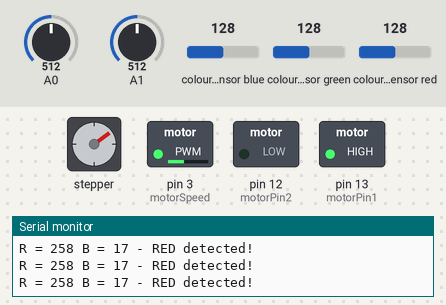
Recording of a sketch running on a simulated Arduino Uno, built with avr-gcc and run on an emulated ATmega328P. Parts: stepper motor, switched loads named in the sketch (green lamp = pin HIGH), the last lines printed to the serial monitor. Wiring (inferred from the names in the program): TCS3200 colour sensor: output pin 7; S2 pin 5; S3 pin 6; S0 pin 2; S1 pin 4. The test bench sets the inputs (shaded band); at power-on: colour sensor blue 128, colour sensor red 128, A0 = 512, A1 = 512, colour sensor green 128. Stepper angles assume 200 steps per turn; pins used as bus, display or sensor lines are not drawn.

Above: at 1.2 s.
1.3 s: colour sensor blue set to 216
At 1.72 s:
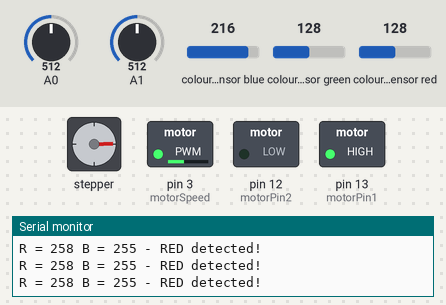
4.3 s: colour sensor blue set to 225
At 4.51 s:
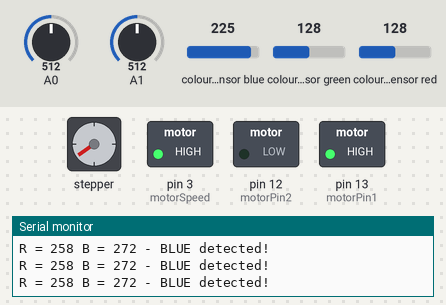
7.3 s: colour sensor red set to 39
10.3 s: colour sensor red set to 191
At 10.46 s:
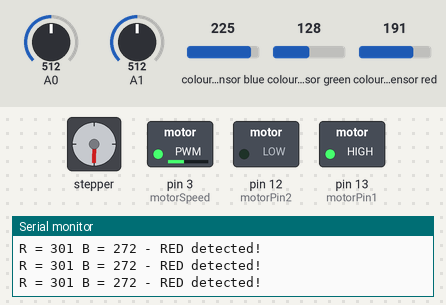
Timing chart, 0 to 14.3 s (numbered marks = the images above; inputs shaded):
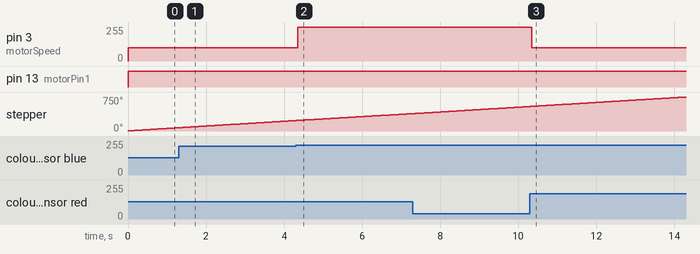

Measured:
- the behaviour switches between 220 and 221 on colour sensor blue (found by bisection; images 1 and 2)
- after the input at 4.3 s, pin 3 (motorSpeed): 100/255 → 255/255 after 0.05 s
- after the input at 10.3 s, pin 3 (motorSpeed): 255/255 → 100/255 at once

The sketch:

project_code.ino
```cpp
#include <Stepper.h>
const int stepsPerRevolution = 200;
Stepper myStepper(stepsPerRevolution, 8, 9, 10, 11);
// TCS230 or TCS3200 pins wiring to Arduino
#define S0 2
#define S1 4
#define S2 5
#define S3 6
#define sensorOut 7

// Stores frequency read by the photodiodes
int redFrequency = 0;
int blueFrequency = 0;

// Stores the red and blue colors
int redColor = 0;
int blueColor = 0;
int redReturn;
int blueReturn;

//establish drive motor pins
int motorPin1 = 13;
int motorPin2 = 12;
int motorSpeed = 3;
int speed1 = 5;
int speed2 = 255;


void setup() {
  // Setting the outputs
  pinMode(S0, OUTPUT);
  pinMode(S1, OUTPUT);
  pinMode(S2, OUTPUT);
  pinMode(S3, OUTPUT);

  // Setting the sensorOut as an input
  pinMode(sensorOut, INPUT);

  // Setting frequency scaling to 20%
  digitalWrite(S0, HIGH);
  digitalWrite(S1, LOW);

  // Begins serial communication
  Serial.begin(9600);

  //establish motor outputs
  pinMode(motorPin1, OUTPUT);
  pinMode(motorPin2, OUTPUT);
  pinMode(motorSpeed, OUTPUT);
}


void loop() {
  speedCtrl();
  turnCtrl();
}


void returnToZero() {
  int sensorReading = analogRead(A0);
  int potenSpot = sensorReading / 10.23;

  if (potenSpot >= 51) {
    myStepper.setSpeed(60);
    myStepper.step(1);
  }
  else if (potenSpot <= 49) {
    myStepper.setSpeed(60);
    myStepper.step(-1);
  }
}


void turnLeft() {
  int sensorReading = analogRead(A0);
  int potenSpot = sensorReading / 10.23;

  if (potenSpot >= 45) {
    myStepper.setSpeed(60);
    myStepper.step(1);
  }
  else if (potenSpot <= 42) {
    myStepper.setSpeed(60);
    myStepper.step(-1);
  }
}


void turnRight() {
  int sensorReading = analogRead(A0);
  int potenSpot = sensorReading / 10.23;

  if (potenSpot >= 57) {
    myStepper.setSpeed(60);
    myStepper.step(1);
  }
  else if (potenSpot <= 55) {
    myStepper.setSpeed(60);
    myStepper.step(-1);
  }
}


int chkRedVal() {
  // Setting RED (R) filtered photodiodes to be read
  digitalWrite(S2, LOW);
  digitalWrite(S3, LOW);

  // Reading the output frequency
  redFrequency = pulseIn(sensorOut, LOW);
  redColor = map(redFrequency, 40, 106, 255, 0);
  Serial.print("R = ");
  Serial.print(redColor);
  return redColor;
}


int chkBlueVal() {
  // Setting BLUE (B) filtered photodiodes to be read
  digitalWrite(S2, LOW);
  digitalWrite(S3, HIGH);

  // Reading the output frequency
  blueFrequency = pulseIn(sensorOut, LOW);
  blueColor = map(blueFrequency, 25, 40, 255, 0);
  Serial.print(" B = ");
  Serial.print(blueColor);
  return blueColor;
}


float chkDistance() {
  int sensorValue = analogRead(A1);
  float voltage = sensorValue * (5.0 / 1023.0);
  return (voltage);
}


void turnCtrl() {
  float volt = chkDistance();
  if (volt <= 1.3 && volt >= 1.1) {
    returnToZero();
  }
  else if (volt > 1.3) {
    turnLeft();
  }
  else if (volt < 1.1) {
    turnRight();
  }
}


void speedCtrl() {
  redReturn = chkRedVal();
  blueReturn = chkBlueVal();
  if (redReturn > blueReturn) {
    Serial.println(" - RED detected!");
    digitalWrite(motorPin1, HIGH);
    digitalWrite(motorPin2, LOW);
    analogWrite(motorSpeed, 100);
  }
  if (blueReturn > redReturn) {
    Serial.println(" - BLUE detected!");
    digitalWrite(motorPin1, HIGH);
    digitalWrite(motorPin2, LOW);
    analogWrite(motorSpeed, 255);
  }
}
```
